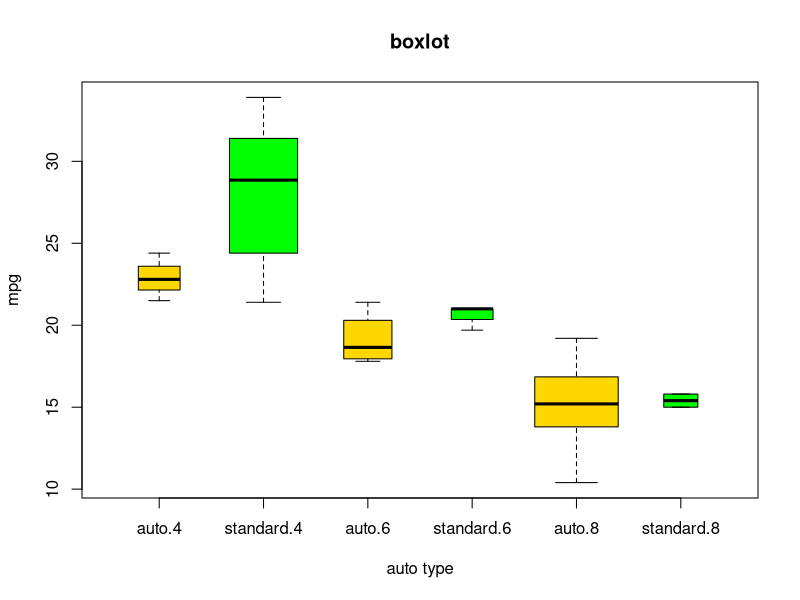

R code for this plot:
mtcars$cyl.f<-factor(mtcars$cyl,levels = c(4,6,8),labels = c("4","6","8"))
mtcars$am.f<-factor(mtcars$am,levels = c(0,1),labels=c("auto","standard"))
boxplot(mpg~am.f*cyl.f,data=mtcars,varwidth=TRUE,col=c("gold","green"),main="boxlot",xlab="auto type")

